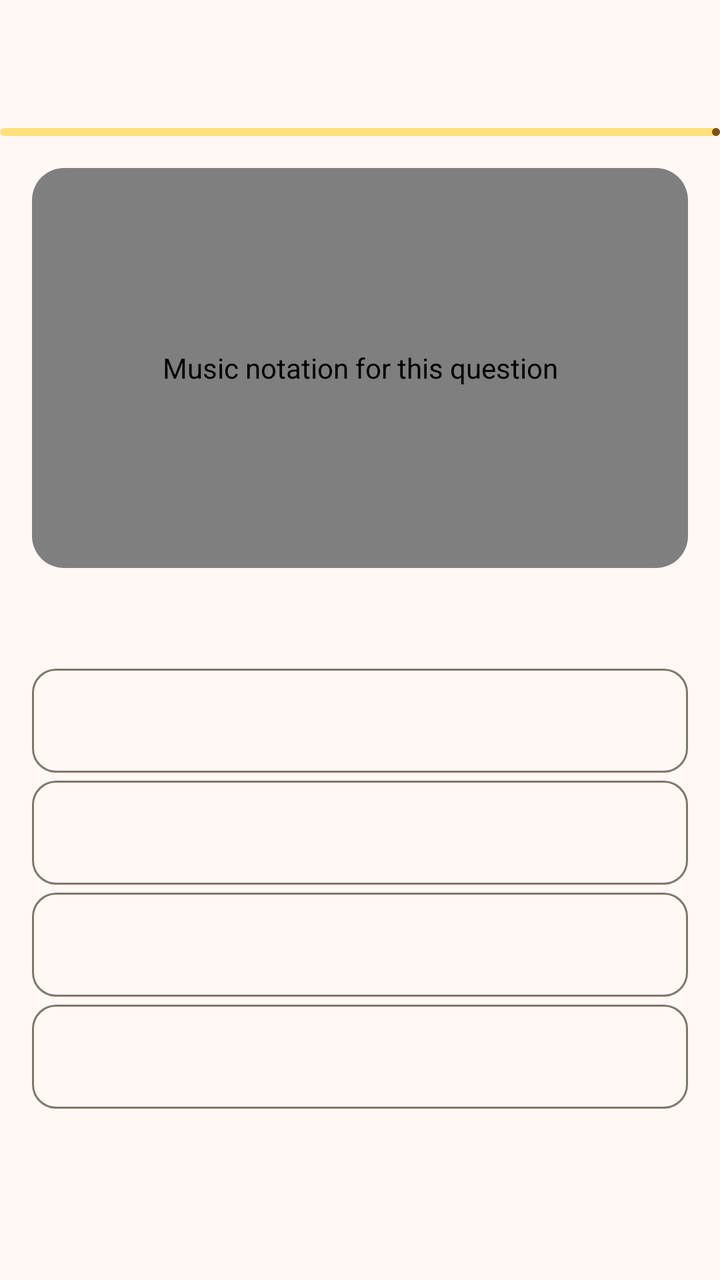
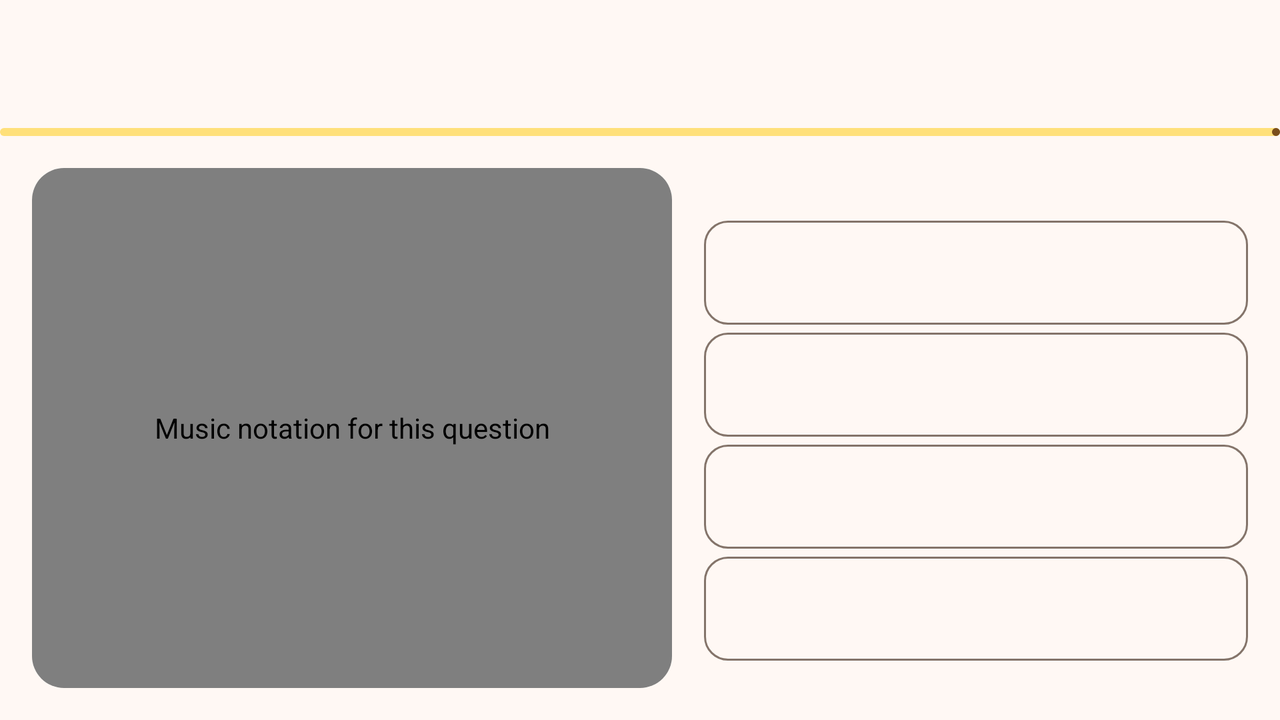

Two renders of one Android screen. The first uses the default layout on a phone; the second uses the alternative layout the repository ships for a different screen configuration, on a matching device. The two XML files are below.
<!-- AndroidManifest.xml: application theme AppTheme -->
<!-- res/layout/activity_quiz.xml -->
<?xml version="1.0" encoding="utf-8"?>
<LinearLayout xmlns:android="http://schemas.android.com/apk/res/android"
    xmlns:app="http://schemas.android.com/apk/res-auto"
    xmlns:tools="http://schemas.android.com/tools"
    android:layout_width="match_parent"
    android:layout_height="match_parent"
    android:orientation="vertical"
    tools:context=".QuizActivity">

    <com.google.android.material.appbar.MaterialToolbar
        android:id="@+id/toolbar"
        android:layout_width="match_parent"
        android:layout_height="wrap_content"
        android:minHeight="?attr/actionBarSize">

        <include
            layout="@layout/view_quiz_timer"
            android:layout_width="wrap_content"
            android:layout_height="wrap_content"
            android:layout_gravity="end"
            android:layout_marginEnd="@dimen/space_m" />
    </com.google.android.material.appbar.MaterialToolbar>

    <com.google.android.material.progressindicator.LinearProgressIndicator
        android:id="@+id/quiz_progress"
        android:layout_width="match_parent"
        android:layout_height="wrap_content"
        app:trackCornerRadius="2dp" />

    <androidx.core.widget.NestedScrollView
        android:layout_width="match_parent"
        android:layout_height="match_parent"
        android:fillViewport="true">

        <androidx.constraintlayout.widget.ConstraintLayout
            android:layout_width="match_parent"
            android:layout_height="wrap_content">

        <LinearLayout
            android:layout_width="0dp"
            android:layout_height="wrap_content"
            android:orientation="vertical"
            android:padding="@dimen/screen_padding"
            app:layout_constraintEnd_toEndOf="parent"
            app:layout_constraintStart_toStartOf="parent"
            app:layout_constraintTop_toTopOf="parent"
            app:layout_constraintWidth_max="@dimen/content_max_width">

            <com.google.android.material.card.MaterialCardView
                android:id="@+id/notation_card"
                android:layout_width="match_parent"
                android:layout_height="@dimen/quiz_notation_height"
                android:layout_marginBottom="@dimen/space_m"
                app:cardBackgroundColor="?attr/colorSurfaceContainerLowest">

                <com.ebisoft.doremmi.notation.NotationView
                    android:id="@+id/quiz_notation"
                    android:layout_width="match_parent"
                    android:layout_height="match_parent"
                    android:contentDescription="@string/notation_description"
                    android:padding="@dimen/space_m" />
            </com.google.android.material.card.MaterialCardView>

            <LinearLayout
                android:layout_width="match_parent"
                android:layout_height="wrap_content"
                android:orientation="vertical">

                <include layout="@layout/view_quiz_answers" />
            </LinearLayout>
        </LinearLayout>
        </androidx.constraintlayout.widget.ConstraintLayout>
    </androidx.core.widget.NestedScrollView>
</LinearLayout>
<!-- res/layout/view_quiz_timer.xml (included above) -->
<?xml version="1.0" encoding="utf-8"?>
<FrameLayout xmlns:android="http://schemas.android.com/apk/res/android"
    xmlns:app="http://schemas.android.com/apk/res-auto"
    android:id="@+id/timer_container"
    android:layout_width="wrap_content"
    android:layout_height="wrap_content"
    android:minWidth="@dimen/touch_target"
    android:minHeight="@dimen/touch_target"
    android:visibility="gone">

    <com.google.android.material.progressindicator.CircularProgressIndicator
        android:id="@+id/timer_progress"
        android:layout_width="wrap_content"
        android:layout_height="wrap_content"
        android:layout_gravity="center"
        android:importantForAccessibility="no"
        app:indicatorSize="@dimen/timer_size"
        app:trackThickness="4dp" />

    <TextView
        android:id="@+id/timer_text"
        android:layout_width="wrap_content"
        android:layout_height="wrap_content"
        android:layout_gravity="center"
        android:textAppearance="?attr/textAppearanceLabelLarge"
        android:textColor="?attr/colorOnSurface" />
</FrameLayout>
<!-- res/layout/view_quiz_answers.xml (included above) -->
<?xml version="1.0" encoding="utf-8"?>
<merge xmlns:android="http://schemas.android.com/apk/res/android"
    xmlns:tools="http://schemas.android.com/tools"
    tools:orientation="vertical"
    tools:parentTag="android.widget.LinearLayout">

    <TextView
        android:id="@+id/quiz_prompt"
        android:layout_width="match_parent"
        android:layout_height="wrap_content"
        android:layout_marginBottom="@dimen/space_s"
        android:gravity="center"
        android:textAppearance="@style/TextAppearance.Doremmi.Title"
        android:textColor="?attr/colorOnSurface" />

    <com.google.android.material.button.MaterialButton
        android:id="@+id/option_1"
        style="@style/Widget.Doremmi.Button.Option"
        android:layout_width="match_parent"
        android:layout_height="wrap_content" />

    <com.google.android.material.button.MaterialButton
        android:id="@+id/option_2"
        style="@style/Widget.Doremmi.Button.Option"
        android:layout_width="match_parent"
        android:layout_height="wrap_content" />

    <com.google.android.material.button.MaterialButton
        android:id="@+id/option_3"
        style="@style/Widget.Doremmi.Button.Option"
        android:layout_width="match_parent"
        android:layout_height="wrap_content" />

    <com.google.android.material.button.MaterialButton
        android:id="@+id/option_4"
        style="@style/Widget.Doremmi.Button.Option"
        android:layout_width="match_parent"
        android:layout_height="wrap_content" />

    <TextView
        android:id="@+id/quiz_feedback"
        android:layout_width="match_parent"
        android:layout_height="wrap_content"
        android:layout_marginTop="@dimen/space_s"
        android:accessibilityLiveRegion="polite"
        android:gravity="center"
        android:minHeight="@dimen/touch_target"
        android:textAppearance="@style/TextAppearance.Doremmi.Body" />
</merge>
<!-- resources referenced by this layout -->
<resources>
  <dimen name="content_max_width">720dp</dimen>
  <dimen name="quiz_notation_height">200dp</dimen>
  <dimen name="screen_padding">16dp</dimen>
  <dimen name="space_m">16dp</dimen>
  <dimen name="space_s">8dp</dimen>
  <dimen name="timer_size">40dp</dimen>
  <dimen name="touch_target">48dp</dimen>
  <string name="notation_description">Music notation for this question</string>
  <style name="TextAppearance.Doremmi.Body" parent="TextAppearance.Material3.BodyLarge">
          <item name="android:textSize">@dimen/text_body</item>
      </style>
  <style name="TextAppearance.Doremmi.Title" parent="TextAppearance.Material3.TitleMedium">
          <item name="android:textSize">@dimen/text_title</item>
          <item name="android:textStyle">bold</item>
      </style>
  <!-- from res/values-v27/ -->
  <style name="AppTheme" parent="Base.AppTheme">
          <item name="android:windowLayoutInDisplayCutoutMode">shortEdges</item>
      </style>
  <dimen name="text_body">16sp</dimen>
  <dimen name="text_title">18sp</dimen>
  <dimen name="option_height">56dp</dimen>
  <dimen name="text_option">18sp</dimen>
  <color name="md_primary">#7A4E1D</color>
  <color name="md_on_primary">#FFFFFF</color>
  <color name="md_primary_container">#FFDCBC</color>
  <color name="md_on_primary_container">#2C1600</color>
  <color name="md_secondary">#715C00</color>
  <color name="md_on_secondary">#FFFFFF</color>
  <color name="md_secondary_container">#FFE07A</color>
  <color name="md_on_secondary_container">#221B00</color>
  <color name="md_tertiary">#4C6640</color>
  <color name="md_on_tertiary">#FFFFFF</color>
  <color name="md_tertiary_container">#CDEDBC</color>
  <color name="md_on_tertiary_container">#0B2004</color>
  <color name="md_error">#BA1A1A</color>
  <color name="md_on_error">#FFFFFF</color>
  <color name="md_error_container">#FFDAD6</color>
  <color name="md_on_error_container">#410002</color>
  <color name="md_background">#FFF8F4</color>
  <color name="md_on_background">#211A15</color>
  <color name="md_surface">#FFF8F4</color>
  <color name="md_on_surface">#211A15</color>
  <color name="md_surface_variant">#F3DFD1</color>
  <color name="md_on_surface_variant">#51443A</color>
  <color name="md_outline">#84746A</color>
  <color name="md_outline_variant">#D6C3B6</color>
  <color name="md_surface_container_lowest">#FFFFFF</color>
  <color name="md_surface_container_low">#FCF2EB</color>
  <color name="md_surface_container">#F6ECE5</color>
  <color name="md_surface_container_high">#F0E6DF</color>
  <color name="md_surface_container_highest">#EBE0DA</color>
  <color name="md_inverse_surface">#362F2A</color>
  <color name="md_inverse_on_surface">#FCEEE6</color>
  <color name="md_inverse_primary">#F2BC82</color>
  <style name="Widget.Doremmi.Card" parent="Widget.Material3.CardView.Filled">
          <item name="cardBackgroundColor">?attr/colorSurfaceContainerLow</item>
          <item name="shapeAppearance">@style/ShapeAppearance.Doremmi.Card</item>
      </style>
  <style name="Widget.Doremmi.Toolbar" parent="Widget.Material3.Toolbar">
          <item name="titleTextAppearance">@style/TextAppearance.Material3.TitleLarge</item>
          <item name="subtitleTextAppearance">@style/TextAppearance.Material3.BodyMedium</item>
      </style>
  <style name="Animation.Doremmi.Activity" parent="@android:style/Animation.Activity">
          <item name="android:activityOpenEnterAnimation">@anim/activity_open_enter</item>
          <item name="android:activityOpenExitAnimation">@anim/activity_open_exit</item>
          <item name="android:activityCloseEnterAnimation">@anim/activity_close_enter</item>
          <item name="android:activityCloseExitAnimation">@anim/activity_close_exit</item>
      </style>
  <style name="ShapeAppearance.Doremmi.Card" parent="ShapeAppearance.Material3.Corner.Large" />
  <!-- some entries are left out for length -->
</resources>
<!-- res/layout-land/activity_quiz.xml (the repository's variant of the layout above) -->
<!-- drawn on the phone turned sideways -->
<?xml version="1.0" encoding="utf-8"?>
<androidx.constraintlayout.widget.ConstraintLayout xmlns:android="http://schemas.android.com/apk/res/android"
    xmlns:app="http://schemas.android.com/apk/res-auto"
    xmlns:tools="http://schemas.android.com/tools"
    android:layout_width="match_parent"
    android:layout_height="match_parent"
    tools:context=".QuizActivity">

    <com.google.android.material.appbar.MaterialToolbar
        android:id="@+id/toolbar"
        android:layout_width="0dp"
        android:layout_height="wrap_content"
        android:minHeight="?attr/actionBarSize"
        app:layout_constraintEnd_toEndOf="parent"
        app:layout_constraintStart_toStartOf="parent"
        app:layout_constraintTop_toTopOf="parent">

        <include
            layout="@layout/view_quiz_timer"
            android:layout_width="wrap_content"
            android:layout_height="wrap_content"
            android:layout_gravity="end"
            android:layout_marginEnd="@dimen/space_m" />
    </com.google.android.material.appbar.MaterialToolbar>

    <com.google.android.material.progressindicator.LinearProgressIndicator
        android:id="@+id/quiz_progress"
        android:layout_width="0dp"
        android:layout_height="wrap_content"
        app:layout_constraintEnd_toEndOf="parent"
        app:layout_constraintStart_toStartOf="parent"
        app:layout_constraintTop_toBottomOf="@id/toolbar"
        app:trackCornerRadius="2dp" />

    <com.google.android.material.card.MaterialCardView
        android:id="@+id/notation_card"
        android:layout_width="0dp"
        android:layout_height="0dp"
        android:layout_margin="@dimen/screen_padding"
        app:cardBackgroundColor="?attr/colorSurfaceContainerLowest"
        app:layout_constraintBottom_toBottomOf="parent"
        app:layout_constraintEnd_toStartOf="@id/answers_scroll"
        app:layout_constraintStart_toStartOf="parent"
        app:layout_constraintTop_toBottomOf="@id/quiz_progress">

        <com.ebisoft.doremmi.notation.NotationView
            android:id="@+id/quiz_notation"
            android:layout_width="match_parent"
            android:layout_height="match_parent"
            android:contentDescription="@string/notation_description"
            android:padding="@dimen/space_m" />
    </com.google.android.material.card.MaterialCardView>

    <androidx.core.widget.NestedScrollView
        android:id="@+id/answers_scroll"
        android:layout_width="0dp"
        android:layout_height="0dp"
        android:fillViewport="true"
        app:layout_constraintBottom_toBottomOf="parent"
        app:layout_constraintEnd_toEndOf="parent"
        app:layout_constraintStart_toEndOf="@id/notation_card"
        app:layout_constraintTop_toBottomOf="@id/quiz_progress"
        app:layout_constraintWidth_percent="0.45">

        <LinearLayout
            android:layout_width="match_parent"
            android:layout_height="wrap_content"
            android:gravity="center_vertical"
            android:orientation="vertical"
            android:paddingVertical="@dimen/space_s"
            android:paddingEnd="@dimen/screen_padding"
            tools:ignore="RtlSymmetry">

            <include layout="@layout/view_quiz_answers" />
        </LinearLayout>
    </androidx.core.widget.NestedScrollView>
</androidx.constraintlayout.widget.ConstraintLayout>
<!-- resources referenced by the variant -->
<!-- as the phone turned sideways resolves them -->
<resources>
  <dimen name="screen_padding">16dp</dimen>
  <dimen name="space_m">16dp</dimen>
  <dimen name="space_s">8dp</dimen>
  <dimen name="timer_size">40dp</dimen>
  <dimen name="touch_target">48dp</dimen>
  <string name="notation_description">Music notation for this question</string>
  <style name="TextAppearance.Doremmi.Body" parent="TextAppearance.Material3.BodyLarge">
          <item name="android:textSize">@dimen/text_body</item>
      </style>
  <style name="TextAppearance.Doremmi.Title" parent="TextAppearance.Material3.TitleMedium">
          <item name="android:textSize">@dimen/text_title</item>
          <item name="android:textStyle">bold</item>
      </style>
  <!-- from res/values-v27/ -->
  <style name="AppTheme" parent="Base.AppTheme">
          <item name="android:windowLayoutInDisplayCutoutMode">shortEdges</item>
      </style>
  <dimen name="text_body">16sp</dimen>
  <dimen name="text_title">18sp</dimen>
  <dimen name="option_height">56dp</dimen>
  <dimen name="text_option">18sp</dimen>
  <color name="md_primary">#7A4E1D</color>
  <color name="md_on_primary">#FFFFFF</color>
  <color name="md_primary_container">#FFDCBC</color>
  <color name="md_on_primary_container">#2C1600</color>
  <color name="md_secondary">#715C00</color>
  <color name="md_on_secondary">#FFFFFF</color>
  <color name="md_secondary_container">#FFE07A</color>
  <color name="md_on_secondary_container">#221B00</color>
  <color name="md_tertiary">#4C6640</color>
  <color name="md_on_tertiary">#FFFFFF</color>
  <color name="md_tertiary_container">#CDEDBC</color>
  <color name="md_on_tertiary_container">#0B2004</color>
  <color name="md_error">#BA1A1A</color>
  <color name="md_on_error">#FFFFFF</color>
  <color name="md_error_container">#FFDAD6</color>
  <color name="md_on_error_container">#410002</color>
  <color name="md_background">#FFF8F4</color>
  <color name="md_on_background">#211A15</color>
  <color name="md_surface">#FFF8F4</color>
  <color name="md_on_surface">#211A15</color>
  <color name="md_surface_variant">#F3DFD1</color>
  <color name="md_on_surface_variant">#51443A</color>
  <color name="md_outline">#84746A</color>
  <color name="md_outline_variant">#D6C3B6</color>
  <color name="md_surface_container_lowest">#FFFFFF</color>
  <color name="md_surface_container_low">#FCF2EB</color>
  <color name="md_surface_container">#F6ECE5</color>
  <color name="md_surface_container_high">#F0E6DF</color>
  <color name="md_surface_container_highest">#EBE0DA</color>
  <color name="md_inverse_surface">#362F2A</color>
  <color name="md_inverse_on_surface">#FCEEE6</color>
  <color name="md_inverse_primary">#F2BC82</color>
  <style name="Widget.Doremmi.Card" parent="Widget.Material3.CardView.Filled">
          <item name="cardBackgroundColor">?attr/colorSurfaceContainerLow</item>
          <item name="shapeAppearance">@style/ShapeAppearance.Doremmi.Card</item>
      </style>
  <style name="Widget.Doremmi.Toolbar" parent="Widget.Material3.Toolbar">
          <item name="titleTextAppearance">@style/TextAppearance.Material3.TitleLarge</item>
          <item name="subtitleTextAppearance">@style/TextAppearance.Material3.BodyMedium</item>
      </style>
  <style name="Animation.Doremmi.Activity" parent="@android:style/Animation.Activity">
          <item name="android:activityOpenEnterAnimation">@anim/activity_open_enter</item>
          <item name="android:activityOpenExitAnimation">@anim/activity_open_exit</item>
          <item name="android:activityCloseEnterAnimation">@anim/activity_close_enter</item>
          <item name="android:activityCloseExitAnimation">@anim/activity_close_exit</item>
      </style>
  <style name="ShapeAppearance.Doremmi.Card" parent="ShapeAppearance.Material3.Corner.Large" />
  <!-- some entries are left out for length -->
</resources>
